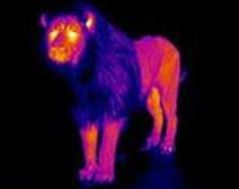
#> input picture het_image.JPG, 239 x 189 px, found by its file name
$ python ImagePreProcess.py   (older library calls are emulated)
#> lines starting #> are read from the running program, lines starting #| are printed output that depends on the picture; after the words box and inside, x2 and y2 are one past the last pixel; in counts of white or black regions, pixels touching at a corner belong together
#-*-coding: utf-8 -*-
import cv2
import numpy as np
import os
import time  # 시간 측정을 위한 라이브러
import threading

# 색
color_yolo = (150, 110, 250)
color_black = (0, 0, 0)
color_red = (0, 0, 255)
color_white = (255, 255, 255)

#색상 범위 - HSV - 색상(Hue), 채도(Saturation), 명도(Value)
lower_orange = (8, 50, 50)
upper_orange = (20, 255, 255)

lower_white = (0, 0, 150)
upper_white = (255, 120, 255)
###

# 20년02월14일 측정한 온도매핑 좌표 #
corner = [[255, 265],
          [210, 466],
          [530, 444],
          [436, 270]]    # 640X480 기준
####


# ROI 설정하는 함수 (ROI영역이 사각형이 아니더라도 가능함)
def region_of_interest(img, vertices, color3=(255, 255, 255), color1=255):  # ROI 셋팅
    mask = np.zeros_like(img)  # mask = img와 같은 크기의 빈 이미지

    if len(img.shape) > 2:  # Color 이미지(3채널)라면 :
        color = color3
    else:  # 흑백 이미지(1채널)라면 :
        color = color1

    # vertices에 정한 점들로 이뤄진 다각형부분(ROI 설정부분)을 color로 채움
    cv2.fillPoly(mask, vertices, color)

    # 이미지와 color로 채워진 ROI를 합침
    ROI_image = cv2.bitwise_and(img, mask)
    return ROI_image

# 차선검출을 위한 엣지 필터함수 (sobel수직성분을 검출함)
def filter_edge(img):
    height, width = img.shape[:2]  # 이미지 높이, 너비

    img = cv2.cvtColor(img, cv2.COLOR_BGR2GRAY)  # 입력 받은 화면 Gray로 변환
    height_cut = 10

    # ROI 영역
    vertices = np.array(
        [[(0, height),
          (0, height_cut),
          (width, height_cut),
          (width, height)]],
        dtype=np.int32)

    img = region_of_interest(img, vertices)  # ROI 설정

    img = cv2.GaussianBlur(img, (5, 5), 0)
    img = cv2.Sobel(img, cv2.CV_64F, 1, 0, ksize=3)
    img = cv2.convertScaleAbs(img)
    img = cv2.cvtColor(np.copy(img), cv2.COLOR_GRAY2BGR)
    img = cv2.cvtColor(np.copy(img), cv2.COLOR_RGB2HLS)

    return img

# 온도이미지를 도로상 좌표로 매핑시킨 이미지
# [238 lines left out: functions image_het_mapping, merge_image_het, het_arr2img, csv2img, flat2arr, image_object and 7 more, not called in this run]


def display():
    print("## function display start ##")

    # 파일리스트 읽어오기
    path_read = './test_image'
    file_list_read = os.listdir(path_read)
    process_time = time.time()  # 프로세스 진행시간 측정

    for i in range(4):
        for j in range(2):
            if j is 0:
                corner[i][j] = corner[i][j] * 5
            else:
                corner[i][j] = corner[i][j] * 4

    het_image = cv2.imread("het_image.JPG")
#> het_image is the input picture: shape (189, 239, 3); mean B, G, R 38, 8.5, 36.1

    for i in range(len(file_list_read)):
        one_process_time = time.time()  # 프로세스 하나 진행시간 측정

        image = cv2.imread("test_image/" + file_list_read[i])  # 이미지 읽기
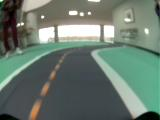
#> input picture test_image/102_cam-image_array_.jpg, 160 x 120 px, found by its file name
#> image is the input picture: shape (120, 160, 3); mean B, G, R 110, 120.8, 104.9

        img = filter_edge(image)
#> in region_of_interest, `cv2.fillPoly(mask, vertices, color)`:
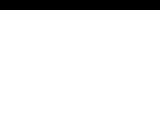
#> mask: shape (120, 160); 91.7% white; 1 black region, box (x1, y1, x2, y2) and area: (0, 0, 160, 10) 1600
#> in region_of_interest, `ROI_image = cv2.bitwise_and(img, mask)`:
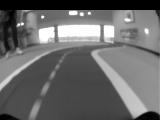
#> ROI_image: shape (120, 160); min 0, max 255, mean 105.3
#> in filter_edge, `img = cv2.GaussianBlur(img, (5, 5), 0)`:
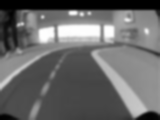
#> img: shape (120, 160); min 0, max 255, mean 105.3
#> in filter_edge, `img = cv2.Sobel(img, cv2.CV_64F, 1, 0, ksize=3)`:
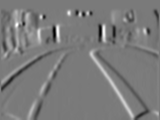
#> img: shape (120, 160) float64; min -326, max 352, mean 1.7; drawn with min black and max white
#> in filter_edge, `img = cv2.convertScaleAbs(img)`:
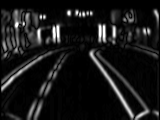
#> img: shape (120, 160); min 0, max 255, mean 24.3
#> in filter_edge, `img = cv2.cvtColor(np.copy(img), cv2.COLOR_RGB2HLS)`: img: shape (120, 160, 3); mean of channels 0, 1, 2 0, 24.3, 0
        img = cv2.resize(img, (800, 480), interpolation=cv2.INTER_CUBIC)
#> img: shape (480, 800, 3); mean of channels 0, 1, 2 0, 24.3, 0

        # 이미지 좀더 선명하게 처리 #######
        img_hsv = cv2.cvtColor(img, cv2.COLOR_BGR2HSV)
#> img_hsv: shape (480, 800, 3); mean H, S, V 46, 195.7, 24.3
        mask = cv2.inRange(img_hsv, np.array([0, 0, 100]), np.array([255, 255, 255]))
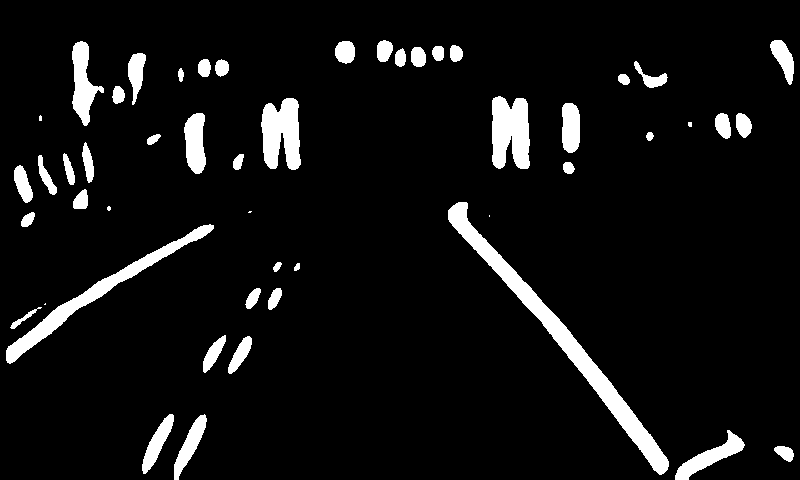
#> mask: shape (480, 800); 7% white; 50 white regions (6 under 20 px), largest, box (x1, y1, x2, y2) and area: (448, 202, 669, 475) 5611, (6, 224, 214, 364) 2982, (492, 96, 530, 169) 2301
        img_2 = cv2.bitwise_and(img, img, mask=mask)
#> img_2: shape (480, 800, 3); mean of channels 0, 1, 2 0, 10.9, 0
        ###################################

        # 온도 이미지 합성
#> (the run stopped early here; a loop or call above may not have finished)
